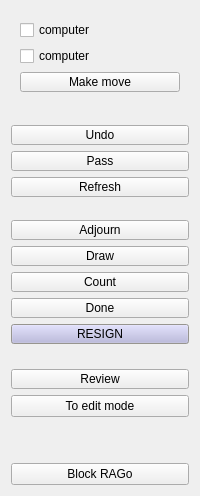
         <widget class="QWidget" name="tabPlay">
          <layout class="QVBoxLayout" name="verticalLayout_3">
           <item>
            <layout class="QVBoxLayout" name="verticalLayout">
             <item>
              <widget class="QWidget" name="computerControlsWidget" native="true">
               <layout class="QVBoxLayout" name="computerControls">
                <item>
                 <widget class="QCheckBox" name="computerBlack">
                  <property name="text">
                   <string>computer</string>
                  </property>
                  <property name="icon">
                   <iconset resource="board.qrc">
                    <normaloff>:/boardicons/resources/pics/stone_black.png</normaloff>:/boardicons/resources/pics/stone_black.png</iconset>
                  </property>
                 </widget>
                </item>
                <item>
                 <widget class="QCheckBox" name="computerWhite">
                  <property name="text">
                   <string>computer</string>
                  </property>
                  <property name="icon">
                   <iconset resource="board.qrc">
                    <normaloff>:/boardicons/resources/pics/stone_white.png</normaloff>:/boardicons/resources/pics/stone_white.png</iconset>
                  </property>
                 </widget>
                </item>
                <item>
                 <widget class="QPushButton" name="computerMakeMove">
                  <property name="maximumSize">
                   <size>
                    <width>16777215</width>
                    <height>20</height>
                   </size>
                  </property>
                  <property name="text">
                   <string>Make move</string>
                  </property>
                  <property name="icon">
                   <iconset resource="../application.qrc">
                    <normaloff>:/resources/pics/toolbar_3.png</normaloff>:/resources/pics/toolbar_3.png</iconset>
                  </property>
                 </widget>
                </item>
               </layout>
              </widget>
             </item>
             <item>
              <spacer>
               <property name="orientation">
                <enum>Qt::Vertical</enum>
               </property>
               <property name="sizeHint" stdset="0">
                <size>
                 <width>127</width>
                 <height>18</height>
                </size>
               </property>
              </spacer>
             </item>
             <item>
              <widget class="QPushButton" name="undoButton">
               <property name="sizePolicy">
                <sizepolicy hsizetype="Minimum" vsizetype="Fixed">
                 <horstretch>0</horstretch>
                 <verstretch>0</verstretch>
                </sizepolicy>
               </property>
               <property name="maximumSize">
                <size>
                 <width>16777215</width>
                 <height>20</height>
                </size>
               </property>
               <property name="focusPolicy">
                <enum>Qt::NoFocus</enum>
               </property>
               <property name="toolTip">
                <string>Undo last move</string>
               </property>
               <property name="whatsThis">
                <string>Undo

Undo the opponent's last move.</string>
               </property>
               <property name="text">
                <string>Undo</string>
               </property>
              </widget>
             </item>
             <item>
              <widget class="QPushButton" name="passButton">
               <property name="sizePolicy">
                <sizepolicy hsizetype="Minimum" vsizetype="Fixed">
                 <horstretch>0</horstretch>
                 <verstretch>0</verstretch>
                </sizepolicy>
               </property>
               <property name="maximumSize">
                <size>
                 <width>16777215</width>
                 <height>20</height>
                </size>
               </property>
               <property name="focusPolicy">
                <enum>Qt::NoFocus</enum>
               </property>
               <property name="toolTip">
                <string>Pass move</string>
               </property>
               <property name="whatsThis">
                <string>Pass

Pass your turn.</string>
               </property>
               <property name="text">
                <string>Pass</string>
               </property>
              </widget>
             </item>
             <item>
              <widget class="QPushButton" name="refreshButton">
               <property name="sizePolicy">
                <sizepolicy hsizetype="Minimum" vsizetype="Fixed">
                 <horstretch>0</horstretch>
                 <verstretch>0</verstretch>
                </sizepolicy>
               </property>
               <property name="maximumSize">
                <size>
                 <width>16777215</width>
                 <height>20</height>
                </size>
               </property>
               <property name="focusPolicy">
                <enum>Qt::NoFocus</enum>
               </property>
               <property name="toolTip">
                <string>Refresh display</string>
               </property>
               <property name="whatsThis">
                <string>Refresh

Refresh board. Use this if you cannot see any stones on the board.</string>
               </property>
               <property name="text">
                <string>Refresh</string>
               </property>
              </widget>
             </item>
             <item>
              <spacer name="spacer">
               <property name="orientation">
                <enum>Qt::Vertical</enum>
               </property>
               <property name="sizeHint" stdset="0">
                <size>
                 <width>127</width>
                 <height>17</height>
                </size>
               </property>
              </spacer>
             </item>
             <item>
              <widget class="QPushButton" name="adjournButton">
               <property name="sizePolicy">
                <sizepolicy hsizetype="Minimum" vsizetype="Fixed">
                 <horstretch>0</horstretch>
                 <verstretch>0</verstretch>
                </sizepolicy>
               </property>
               <property name="maximumSize">
                <size>
                 <width>16777215</width>
                 <height>20</height>
                </size>
               </property>
               <property name="focusPolicy">
                <enum>Qt::NoFocus</enum>
               </property>
               <property name="toolTip">
                <string>Request adjournment</string>
               </property>
               <property name="whatsThis">
                <string>Adjourn.

Send adjournment request to your opponent. If he accept it, the game will be adjourned and saved.</string>
               </property>
               <property name="text">
                <string>Adjourn</string>
               </property>
              </widget>
             </item>
             <item>
              <widget class="QPushButton" name="drawButton">
               <property name="sizePolicy">
                <sizepolicy hsizetype="Minimum" vsizetype="Minimum">
                 <horstretch>0</horstretch>
                 <verstretch>0</verstretch>
                </sizepolicy>
               </property>
               <property name="maximumSize">
                <size>
                 <width>16777215</width>
                 <height>20</height>
                </size>
               </property>
               <property name="focusPolicy">
                <enum>Qt::NoFocus</enum>
               </property>
               <property name="toolTip">
                <string>Pass move</string>
               </property>
               <property name="whatsThis">
                <string>Pass

Pass your turn.</string>
               </property>
               <property name="text">
                <string>Draw</string>
               </property>
              </widget>
             </item>
             <item>
              <widget class="QPushButton" name="countButton">
               <property name="sizePolicy">
                <sizepolicy hsizetype="Minimum" vsizetype="Minimum">
                 <horstretch>0</horstretch>
                 <verstretch>0</verstretch>
                </sizepolicy>
               </property>
               <property name="maximumSize">
                <size>
                 <width>16777215</width>
                 <height>20</height>
                </size>
               </property>
               <property name="focusPolicy">
                <enum>Qt::NoFocus</enum>
               </property>
               <property name="toolTip">
                <string>Pass move</string>
               </property>
               <property name="whatsThis">
                <string>Pass

Pass your turn.</string>
               </property>
               <property name="text">
                <string>Count</string>
               </property>
              </widget>
             </item>
             <item>
              <widget class="QPushButton" name="doneButton">
               <property name="sizePolicy">
                <sizepolicy hsizetype="Minimum" vsizetype="Minimum">
                 <horstretch>0</horstretch>
                 <verstretch>0</verstretch>
                </sizepolicy>
               </property>
               <property name="maximumSize">
                <size>
                 <width>16777215</width>
                 <height>20</height>
                </size>
               </property>
               <property name="focusPolicy">
                <enum>Qt::NoFocus</enum>
               </property>
               <property name="toolTip">
                <string>Pass move</string>
               </property>
               <property name="whatsThis">
                <string>Pass

Pass your turn.</string>
               </property>
               <property name="text">
                <string>Done</string>
               </property>
              </widget>
             </item>
             <item>
              <widget class="QPushButton" name="resignButton">
               <property name="sizePolicy">
                <sizepolicy hsizetype="Minimum" vsizetype="Fixed">
                 <horstretch>0</horstretch>
                 <verstretch>0</verstretch>
                </sizepolicy>
               </property>
               <property name="maximumSize">
                <size>
                 <width>16777215</width>
                 <height>20</height>
                </size>
               </property>
               <property name="palette">
                <palette>
                 <active>
                  <colorrole role="WindowText">
                   <brush brushstyle="SolidPattern">
                    <color alpha="255">
                     <red>0</red>
                     <green>0</green>
                     <blue>0</blue>
                    </color>
                   </brush>
                  </colorrole>
                  <colorrole role="Button">
                   <brush brushstyle="SolidPattern">
                    <color alpha="255">
                     <red>181</red>
                     <green>179</green>
                     <blue>220</blue>
                    </color>
                   </brush>
                  </colorrole>
                  <colorrole role="Light">
                   <brush brushstyle="SolidPattern">
                    <color alpha="255">
                     <red>255</red>
                     <green>255</green>
                     <blue>255</blue>
                    </color>
                   </brush>
                  </colorrole>
                  <colorrole role="Midlight">
                   <brush brushstyle="SolidPattern">
                    <color alpha="255">
                     <red>218</red>
                     <green>217</green>
                     <blue>237</blue>
                    </color>
                   </brush>
                  </colorrole>
                  <colorrole role="Dark">
                   <brush brushstyle="SolidPattern">
                    <color alpha="255">
                     <red>90</red>
                     <green>89</green>
                     <blue>110</blue>
                    </color>
                   </brush>
                  </colorrole>
                  <colorrole role="Mid">
                   <brush brushstyle="SolidPattern">
                    <color alpha="255">
                     <red>120</red>
                     <green>119</green>
                     <blue>146</blue>
                    </color>
                   </brush>
                  </colorrole>
                  <colorrole role="Text">
                   <brush brushstyle="SolidPattern">
                    <color alpha="255">
                     <red>0</red>
                     <green>0</green>
                     <blue>0</blue>
                    </color>
                   </brush>
                  </colorrole>
                  <colorrole role="BrightText">
                   <brush brushstyle="SolidPattern">
                    <color alpha="255">
                     <red>255</red>
                     <green>255</green>
                     <blue>255</blue>
                    </color>
                   </brush>
                  </colorrole>
                  <colorrole role="ButtonText">
                   <brush brushstyle="SolidPattern">
                    <color alpha="255">
                     <red>0</red>
                     <green>0</green>
                     <blue>0</blue>
                    </color>
                   </brush>
                  </colorrole>
                  <colorrole role="Base">
                   <brush brushstyle="SolidPattern">
                    <color alpha="255">
                     <red>255</red>
                     <green>255</green>
                     <blue>255</blue>
                    </color>
                   </brush>
                  </colorrole>
                  <colorrole role="Window">
                   <brush brushstyle="SolidPattern">
                    <color alpha="255">
                     <red>212</red>
                     <green>208</green>
                     <blue>200</blue>
                    </color>
                   </brush>
                  </colorrole>
                  <colorrole role="Shadow">
                   <brush brushstyle="SolidPattern">
                    <color alpha="255">
                     <red>0</red>
                     <green>0</green>
                     <blue>0</blue>
                    </color>
                   </brush>
                  </colorrole>
                  <colorrole role="Highlight">
                   <brush brushstyle="SolidPattern">
                    <color alpha="255">
                     <red>10</red>
                     <green>36</green>
                     <blue>106</blue>
                    </color>
                   </brush>
                  </colorrole>
                  <colorrole role="HighlightedText">
                   <brush brushstyle="SolidPattern">
                    <color alpha="255">
                     <red>255</red>
                     <green>255</green>
                     <blue>255</blue>
                    </color>
                   </brush>
                  </colorrole>
                  <colorrole role="Link">
                   <brush brushstyle="SolidPattern">
                    <color alpha="255">
                     <red>0</red>
                     <green>0</green>
                     <blue>0</blue>
                    </color>
                   </brush>
                  </colorrole>
                  <colorrole role="LinkVisited">
                   <brush brushstyle="SolidPattern">
                    <color alpha="255">
                     <red>0</red>
                     <green>0</green>
                     <blue>0</blue>
                    </color>
                   </brush>
                  </colorrole>
                  <colorrole role="AlternateBase">
                   <brush brushstyle="SolidPattern">
                    <color alpha="255">
                     <red>232</red>
                     <green>232</green>
                     <blue>232</blue>
                    </color>
                   </brush>
                  </colorrole>
                 </active>
                 <inactive>
                  <colorrole role="WindowText">
                   <brush brushstyle="SolidPattern">
                    <color alpha="255">
                     <red>0</red>
                     <green>0</green>
                     <blue>0</blue>
                    </color>
                   </brush>
                  </colorrole>
                  <colorrole role="Button">
                   <brush brushstyle="SolidPattern">
                    <color alpha="255">
                     <red>181</red>
                     <green>179</green>
                     <blue>220</blue>
                    </color>
                   </brush>
                  </colorrole>
                  <colorrole role="Light">
                   <brush brushstyle="SolidPattern">
                    <color alpha="255">
                     <red>255</red>
                     <green>255</green>
                     <blue>255</blue>
                    </color>
                   </brush>
                  </colorrole>
                  <colorrole role="Midlight">
                   <brush brushstyle="SolidPattern">
                    <color alpha="255">
                     <red>208</red>
                     <green>205</green>
                     <blue>253</blue>
                    </color>
                   </brush>
                  </colorrole>
                  <colorrole role="Dark">
                   <brush brushstyle="SolidPattern">
                    <color alpha="255">
                     <red>90</red>
                     <green>89</green>
                     <blue>110</blue>
                    </color>
                   </brush>
                  </colorrole>
                  <colorrole role="Mid">
                   <brush brushstyle="SolidPattern">
                    <color alpha="255">
                     <red>120</red>
                     <green>119</green>
                     <blue>146</blue>
                    </color>
                   </brush>
                  </colorrole>
                  <colorrole role="Text">
                   <brush brushstyle="SolidPattern">
                    <color alpha="255">
                     <red>0</red>
                     <green>0</green>
                     <blue>0</blue>
                    </color>
                   </brush>
                  </colorrole>
                  <colorrole role="BrightText">
                   <brush brushstyle="SolidPattern">
                    <color alpha="255">
                     <red>255</red>
                     <green>255</green>
                     <blue>255</blue>
                    </color>
                   </brush>
                  </colorrole>
                  <colorrole role="ButtonText">
                   <brush brushstyle="SolidPattern">
                    <color alpha="255">
                     <red>0</red>
                     <green>0</green>
                     <blue>0</blue>
                    </color>
                   </brush>
                  </colorrole>
                  <colorrole role="Base">
                   <brush brushstyle="SolidPattern">
                    <color alpha="255">
                     <red>255</red>
                     <green>255</green>
                     <blue>255</blue>
                    </color>
                   </brush>
                  </colorrole>
                  <colorrole role="Window">
                   <brush brushstyle="SolidPattern">
                    <color alpha="255">
                     <red>212</red>
                     <green>208</green>
                     <blue>200</blue>
                    </color>
                   </brush>
                  </colorrole>
                  <colorrole role="Shadow">
                   <brush brushstyle="SolidPattern">
                    <color alpha="255">
                     <red>0</red>
                     <green>0</green>
                     <blue>0</blue>
                    </color>
                   </brush>
                  </colorrole>
                  <colorrole role="Highlight">
                   <brush brushstyle="SolidPattern">
                    <color alpha="255">
                     <red>10</red>
                     <green>36</green>
                     <blue>106</blue>
                    </color>
                   </brush>
                  </colorrole>
                  <colorrole role="HighlightedText">
                   <brush brushstyle="SolidPattern">
                    <color alpha="255">
                     <red>255</red>
                     <green>255</green>
                     <blue>255</blue>
                    </color>
                   </brush>
                  </colorrole>
                  <colorrole role="Link">
                   <brush brushstyle="SolidPattern">
                    <color alpha="255">
                     <red>0</red>
                     <green>0</green>
                     <blue>0</blue>
                    </color>
                   </brush>
                  </colorrole>
                  <colorrole role="LinkVisited">
                   <brush brushstyle="SolidPattern">
                    <color alpha="255">
                     <red>0</red>
                     <green>0</green>
                     <blue>0</blue>
                    </color>
                   </brush>
                  </colorrole>
                  <colorrole role="AlternateBase">
                   <brush brushstyle="SolidPattern">
                    <color alpha="255">
                     <red>232</red>
                     <green>232</green>
                     <blue>232</blue>
                    </color>
                   </brush>
                  </colorrole>
                 </inactive>
                 <disabled>
                  <colorrole role="WindowText">
                   <brush brushstyle="SolidPattern">
                    <color alpha="255">
                     <red>128</red>
                     <green>128</green>
                     <blue>128</blue>
                    </color>
                   </brush>
                  </colorrole>
                  <colorrole role="Button">
                   <brush brushstyle="SolidPattern">
                    <color alpha="255">
                     <red>181</red>
                     <green>179</green>
                     <blue>220</blue>
                    </color>
                   </brush>
                  </colorrole>
                  <colorrole role="Light">
                   <brush brushstyle="SolidPattern">
                    <color alpha="255">
                     <red>255</red>
                     <green>255</green>
                     <blue>255</blue>
                    </color>
                   </brush>
                  </colorrole>
                  <colorrole role="Midlight">
                   <brush brushstyle="SolidPattern">
                    <color alpha="255">
                     <red>208</red>
                     <green>205</green>
                     <blue>253</blue>
                    </color>
                   </brush>
                  </colorrole>
                  <colorrole role="Dark">
                   <brush brushstyle="SolidPattern">
                    <color alpha="255">
                     <red>90</red>
                     <green>89</green>
                     <blue>110</blue>
                    </color>
                   </brush>
                  </colorrole>
                  <colorrole role="Mid">
                   <brush brushstyle="SolidPattern">
                    <color alpha="255">
                     <red>120</red>
                     <green>119</green>
                     <blue>146</blue>
                    </color>
                   </brush>
                  </colorrole>
                  <colorrole role="Text">
                   <brush brushstyle="SolidPattern">
                    <color alpha="255">
                     <red>0</red>
                     <green>0</green>
                     <blue>0</blue>
                    </color>
                   </brush>
                  </colorrole>
                  <colorrole role="BrightText">
                   <brush brushstyle="SolidPattern">
                    <color alpha="255">
                     <red>255</red>
                     <green>255</green>
                     <blue>255</blue>
                    </color>
                   </brush>
                  </colorrole>
                  <colorrole role="ButtonText">
                   <brush brushstyle="SolidPattern">
                    <color alpha="255">
                     <red>128</red>
                     <green>128</green>
                     <blue>128</blue>
                    </color>
                   </brush>
                  </colorrole>
                  <colorrole role="Base">
                   <brush brushstyle="SolidPattern">
                    <color alpha="255">
                     <red>255</red>
                     <green>255</green>
                     <blue>255</blue>
                    </color>
                   </brush>
                  </colorrole>
                  <colorrole role="Window">
                   <brush brushstyle="SolidPattern">
                    <color alpha="255">
                     <red>212</red>
                     <green>208</green>
                     <blue>200</blue>
                    </color>
                   </brush>
                  </colorrole>
                  <colorrole role="Shadow">
                   <brush brushstyle="SolidPattern">
                    <color alpha="255">
                     <red>0</red>
                     <green>0</green>
                     <blue>0</blue>
                    </color>
                   </brush>
                  </colorrole>
                  <colorrole role="Highlight">
                   <brush brushstyle="SolidPattern">
                    <color alpha="255">
                     <red>10</red>
                     <green>36</green>
                     <blue>106</blue>
                    </color>
                   </brush>
                  </colorrole>
                  <colorrole role="HighlightedText">
                   <brush brushstyle="SolidPattern">
                    <color alpha="255">
                     <red>255</red>
                     <green>255</green>
                     <blue>255</blue>
                    </color>
                   </brush>
                  </colorrole>
                  <colorrole role="Link">
                   <brush brushstyle="SolidPattern">
                    <color alpha="255">
                     <red>0</red>
                     <green>0</green>
                     <blue>0</blue>
                    </color>
                   </brush>
                  </colorrole>
                  <colorrole role="LinkVisited">
                   <brush brushstyle="SolidPattern">
                    <color alpha="255">
                     <red>0</red>
                     <green>0</green>
                     <blue>0</blue>
                    </color>
                   </brush>
                  </colorrole>
                  <colorrole role="AlternateBase">
                   <brush brushstyle="SolidPattern">
                    <color alpha="255">
                     <red>232</red>
                     <green>232</green>
                     <blue>232</blue>
                    </color>
                   </brush>
                  </colorrole>
                 </disabled>
                </palette>
               </property>
               <property name="focusPolicy">
                <enum>Qt::NoFocus</enum>
               </property>
               <property name="toolTip">
                <string>Default Loss</string>
               </property>
               <property name="whatsThis">
                <string>Resign.

Resign the game immediately. Clicking here is a default loss. Your opponent wins. Game ends.</string>
               </property>
               <property name="text">
                <string>RESIGN</string>
               </property>
               <property name="checkable">
                <bool>false</bool>
               </property>
              </widget>
             </item>
             <item>
              <spacer>
               <property name="orientation">
                <enum>Qt::Vertical</enum>
               </property>
               <property name="sizeHint" stdset="0">
                <size>
                 <width>125</width>
                 <height>19</height>
                </size>
               </property>
              </spacer>
             </item>
             <item>
              <widget class="QPushButton" name="reviewButton">
               <property name="maximumSize">
                <size>
                 <width>16777215</width>
                 <height>20</height>
                </size>
               </property>
               <property name="text">
                <string>Review</string>
               </property>
              </widget>
             </item>
             <item>
              <widget class="QPushButton" name="buttonModeEdit">
               <property name="text">
                <string>To edit mode</string>
               </property>
              </widget>
             </item>
             <item>
              <spacer name="verticalSpacer">
               <property name="orientation">
                <enum>Qt::Vertical</enum>
               </property>
               <property name="sizeHint" stdset="0">
                <size>
                 <width>20</width>
                 <height>40</height>
                </size>
               </property>
              </spacer>
             </item>
             <item>
              <widget class="QPushButton" name="ragoButton">
               <property name="text">
                <string>Block RAGo</string>
               </property>
               <property name="checkable">
                <bool>true</bool>
               </property>
               <property name="checked">
                <bool>false</bool>
               </property>
               <property name="default">
                <bool>false</bool>
               </property>
               <property name="flat">
                <bool>false</bool>
               </property>
              </widget>
             </item>
            </layout>
           </item>
          </layout>
         </widget>
